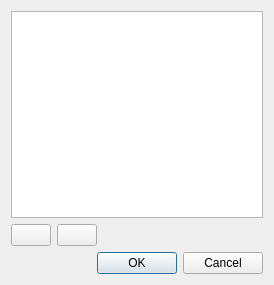
<?xml version="1.0" encoding="UTF-8"?>
<ui version="4.0">
 <class>DialogTableAjouterUtilisateur</class>
 <widget class="QDialog" name="DialogTableAjouterUtilisateur">
  <property name="geometry">
   <rect>
    <x>0</x>
    <y>0</y>
    <width>274</width>
    <height>285</height>
   </rect>
  </property>
  <property name="windowTitle">
   <string>Gestion des utilisateurs</string>
  </property>
  <layout class="QVBoxLayout" name="verticalLayout">
   <item>
    <widget class="QTableView" name="utilisateur"/>
   </item>
   <item>
    <layout class="QHBoxLayout" name="ajouterSupprimer">
     <item>
      <widget class="QPushButton" name="ajouter">
       <property name="icon">
        <iconset resource="ressources.qrc">
         <normaloff>:/icones/ajouter</normaloff>:/icones/ajouter</iconset>
       </property>
      </widget>
     </item>
     <item>
      <widget class="QPushButton" name="supprimer">
       <property name="icon">
        <iconset resource="ressources.qrc">
         <normaloff>:/icones/supprimer</normaloff>:/icones/supprimer</iconset>
       </property>
      </widget>
     </item>
     <item>
      <spacer name="horizontalSpacer">
       <property name="orientation">
        <enum>Qt::Horizontal</enum>
       </property>
       <property name="sizeHint" stdset="0">
        <size>
         <width>40</width>
         <height>20</height>
        </size>
       </property>
      </spacer>
     </item>
    </layout>
   </item>
   <item>
    <widget class="QDialogButtonBox" name="boutons">
     <property name="orientation">
      <enum>Qt::Horizontal</enum>
     </property>
     <property name="standardButtons">
      <set>QDialogButtonBox::Cancel|QDialogButtonBox::Ok</set>
     </property>
    </widget>
   </item>
  </layout>
 </widget>
 <resources>
  <include location="ressources.qrc"/>
 </resources>
 <connections>
  <connection>
   <sender>boutons</sender>
   <signal>accepted()</signal>
   <receiver>DialogTableAjouterUtilisateur</receiver>
   <slot>accept()</slot>
   <hints>
    <hint type="sourcelabel">
     <x>248</x>
     <y>254</y>
    </hint>
    <hint type="destinationlabel">
     <x>157</x>
     <y>274</y>
    </hint>
   </hints>
  </connection>
  <connection>
   <sender>boutons</sender>
   <signal>rejected()</signal>
   <receiver>DialogTableAjouterUtilisateur</receiver>
   <slot>reject()</slot>
   <hints>
    <hint type="sourcelabel">
     <x>316</x>
     <y>260</y>
    </hint>
    <hint type="destinationlabel">
     <x>286</x>
     <y>274</y>
    </hint>
   </hints>
  </connection>
 </connections>
</ui>
